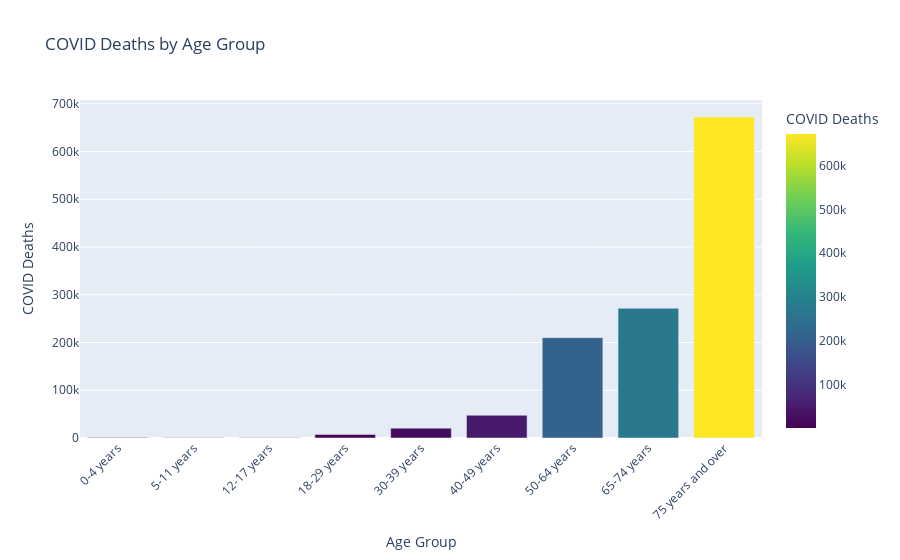

Write notebook code for a chart like this one.
### Markdown cell above
# 🔹 COVID Deaths by Age Group

### Code cell
# Filter out the Age group rows
df_age = df_us_clean[df_us_clean["group"] == "Age"]

# Aggregate the filtered data
df_age_grouped = df_age.groupby("subgroup1")["COVID_deaths"].sum().reset_index()
df_age_grouped["age_sort"] = (
    df_age_grouped["subgroup1"].str.extract(r"(\d+)").astype(int)
)
df_age_grouped = df_age_grouped.sort_values("age_sort")

# Visualize
fig = px.bar(
    df_age_grouped,
    x="subgroup1",
    y="COVID_deaths",
    title="COVID Deaths by Age Group",
    labels={"subgroup1": "Age Group", "COVID_deaths": "COVID Deaths"},
    color="COVID_deaths",
    color_continuous_scale="viridis",
)
fig.update_layout(xaxis_tickangle=-45)
fig.show()

### Figure 1 — Plotly figure (JSON) as saved in the notebook; plotly's stock layout.template omitted (floating-point values rounded to 4 significant figures)
{"data": [{"hovertemplate": "Age Group=%{x}<br>COVID Deaths=%{marker.color}<extra></extra>", "legendgroup": "", "marker": {"color": [1159.0, 398.0, 648.0, 7422.0, 20640.0, 47620.0, 210100.0, 271600.0, 672400.0], "coloraxis": "coloraxis", "pattern": {"shape": ""}}, "name": "", "orientation": "v", "showlegend": false, "textposition": "auto", "type": "bar", "x": ["0-4 years", "5-11 years", "12-17 years", "18-29 years", "30-39 years", "40-49 years", "50-64 years", "65-74 years", "75 years and over"], "xaxis": "x", "y": [1159.0, 398.0, 648.0, 7422.0, 20640.0, 47620.0, 210100.0, 271600.0, 672400.0], "yaxis": "y"}], "layout": {"barmode": "relative", "coloraxis": {"colorbar": {"title": {"text": "COVID Deaths"}}, "colorscale": [[0, "#440154"], [0.1111, "#482878"], [0.2222, "#3e4989"], [0.3333, "#31688e"], [0.4444, "#26828e"], [0.5556, "#1f9e89"], [0.6667, "#35b779"], [0.7778, "#6ece58"], [0.8889, "#b5de2b"], [1, "#fde725"]]}, "legend": {"tracegroupgap": 0}, "title": {"text": "COVID Deaths by Age Group"}, "xaxis": {"anchor": "y", "domain": [0, 1], "tickangle": -45, "title": {"text": "Age Group"}}, "yaxis": {"anchor": "x", "domain": [0, 1], "title": {"text": "COVID Deaths"}}}}
